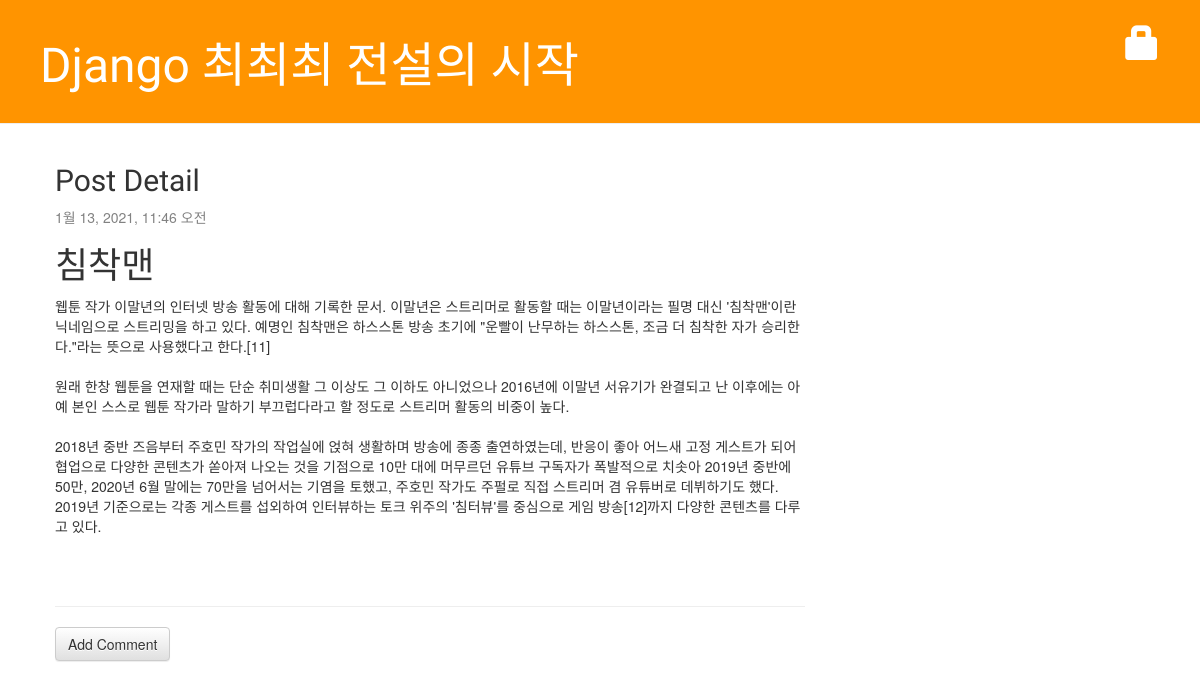
The app's page /post/4 with its own data.
### blog/models.py (models this page shows, shortened)
class Post(models.Model):
    author = models.ForeignKey('auth.User', on_delete=models.CASCADE)
    title = models.CharField(max_length=200, validators=[min_length_3_validator])
    text = models.TextField()
    created_date = models.DateTimeField(default=timezone.now)
    published_date = models.DateTimeField(blank=True, null=True)

### blog/views.py (the view)
# urls.py: path('post/<int:pk>',views.post_detail, name = 'post_detail'),
def post_detail(request, pk):
    post = get_object_or_404(Post, pk = pk)
    return render(request, 'blog/post_detail.html', {'post': post}) #맨뒤에 {}안에서 객체를 넘겨준다.

### blog/templates/blog/post_detail.html (shortened to what this page needs)
{% extends 'blog/base.html' %}
{% block content %}
    <div class="post">
        <h2>Post Detail</h2>
        {% if post.published_date %}
            <div class="date">
                {{ post.published_date }}
            </div>
        {% endif %}
        <h1>{{ post.title }}</h1>
        <p>{{ post.text|linebreaksbr }}</p>
    </div>
    <hr>
    <a href="{% url 'add_comment_to_post' pk=post.pk %}" class="btn btn-default">Add Comment</a>
{% endblock %}

### blog/static/css/blog.css (style rules this page uses)
h1, h2, h3, h4 { font-family: 'Lobster', cursive; }
.date { color: #828282; }
.post { margin-bottom: 70px; }

### records on screen
Post: published_date "1월 13, 2021, 11:46 오전", title "침착맨", text "웹툰 작가 이말년의 인터넷 방송 활동에 대해 기록한 문서. 이말년은 스트리머로 활동할 때는 이말년이라는 필명 대신 '침착맨'이란 닉네임으로 스트리밍을 하고 있다. 예명인 침착맨은 하스스톤 방송 초기에 \"운빨이 난무하는 하스스톤, 조금 더 침착한 자가 승리한다.\"라는 뜻으로 사용했다고 한다.[11] 원래 한창 웹툰을 연재할 때는 단순 취미생활 그 이상도 그 이하도 아니었으나 2016년에 이말년 서유기가 완결되고 난 이후에는 아예 본인 스스로 웹툰 작가라 말하기 부끄럽다라고 할 정도로 스트리머 활동의 비중이 높다. 2018년 중반 즈음부터 주호민 작가의 작업실에 얹혀 생활하며 방송에 종종 출연하였는데, 반응이 좋아 어느새 고정 게스트가 되어 협업으로 다양한 콘텐츠가 쏟아져 나오는 것을 기점으로 10만 대에 머무르던 유튜브 구독자가 폭발적으로 치솟아 2019년 중반에 50만, 2020년 6월 말에는 70만을 넘어서는 기염을 토했고, 주호민 작가도 주펄로 직접 스트리머 겸 유튜버로 데뷔하기도 했다. 2019년 기준으로는 각종 게스트를 섭외하여 인터뷰하는 토크 위주의 '침터뷰'를 중심으로 게임 방송[12]까지 다양한 콘텐츠를 다루고 있다."
